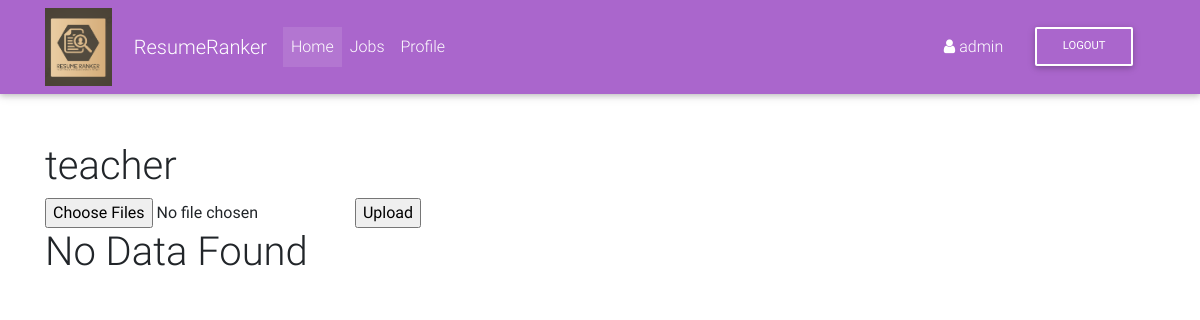
/job/37 (signed in), run on an earlier commit of the app's database.
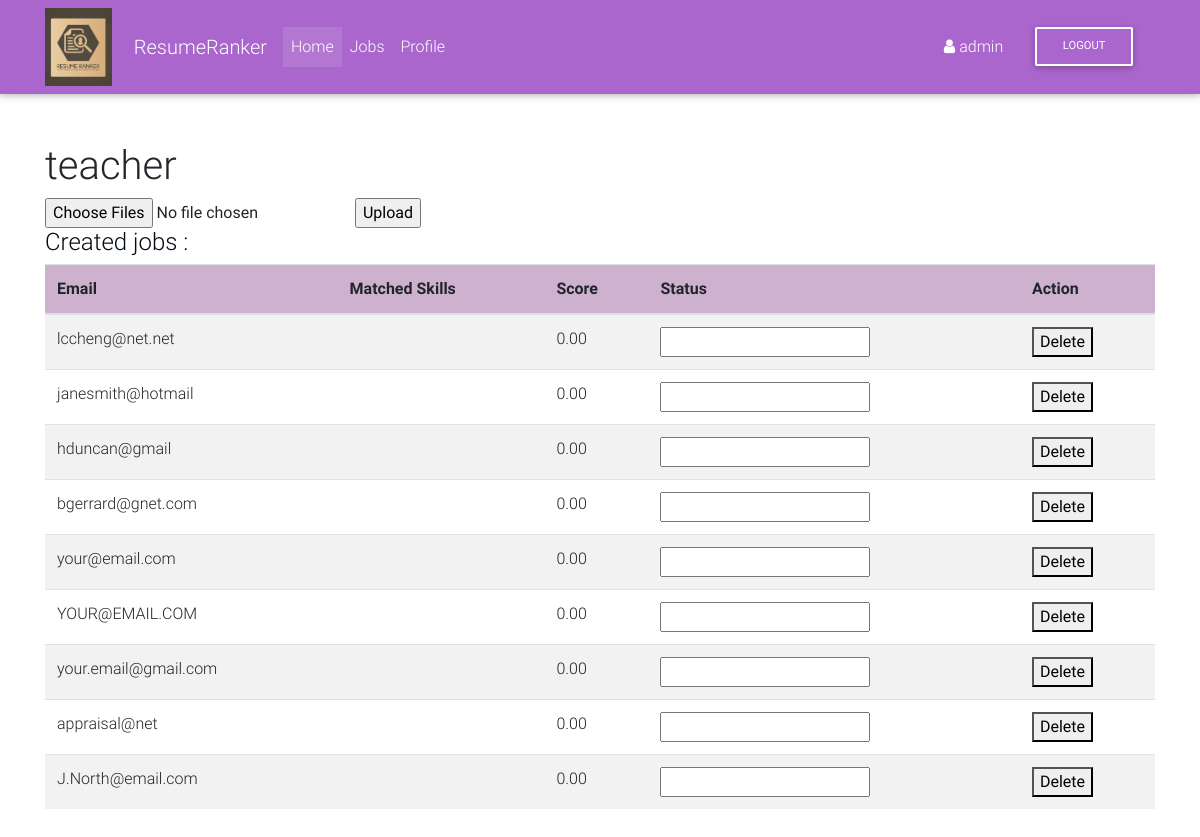
And on a later commit of the database.
### jobs/models.py (models this page shows)
class Job(models.Model):
    user = models.ForeignKey(User, on_delete=models.CASCADE)
    title = models.CharField(max_length=1000, blank=True)
    job_description = models.CharField(max_length=2000)
    skills = models.CharField(default=False,max_length=2000)
    status = models.CharField(default="NotScored",max_length=10)

class Resume(models.Model):
    job = models.ForeignKey(Job, on_delete=models.CASCADE)
    email = models.EmailField()
    skills = models.CharField(max_length=1000)
    score = models.DecimalField(default=0 , decimal_places=2 , max_digits=4)
    resume_data = models.CharField(max_length=5000)
    status = models.CharField(default="Not Shared",max_length=10)

### jobs/views.py (the view, shortened to what this page needs)
# urls.py: path('job/<int:pk>', jobDetail, name='jobDetail'),
@login_required
def jobDetail(request, pk):
    if request.method == "GET":
        current_job = Job.objects.get(user=request.user,id=pk)
        job = list(Job.objects.filter(user=request.user, id=pk).values())[0]
        resumes = list(Resume.objects.filter(job=current_job).values())
        return render(request, 'app/job.html',{"job": job,"resumes":resumes})

### templates/app/job.html (shortened to what this page needs)
{% extends "base.html" %}
{% block content %}
<h1> {{ job.title }} </h1>
<form method="post" enctype="multipart/form-data" action="/job/{{ job.id }}">
	<input type="file" id="files" name="files" multiple/>
	<input type="submit" value="Upload" />
	</form>
	{% if resumes|length == 0 %}
	<h1> No Data Found </h1>
	{% else %}
	<h4><span style="color: rgb(2, 11, 19);"> Created jobs :</span></h4>
	<table class="table table-striped" id="job">
  <thead>
    <tr style="background-color:rgb(206, 177, 207);">
      <th scope="col">Email</th>
      <th scope="col">Matched Skills</th>
	  <th scope="col">Score</th>
	  <th scope="col">Status</th>
	  <th scope="col">Action</th>
    </tr>
  </thead>
  <tbody>
  {% for resume in resumes %}
    <tr>
		<td>{{ resume.email}}</td>
      <td>{{ resume.skills }}</td>
	  <td>{{ resume.score }}</td>
	  <td>
		<input list="status" name="status">
	  </td>
	  <td>
		<form action="{% url 'jobs:resumeDelete' job.id resume.id %}" method="POST">
		<button type="submit">Delete</button>
		</form>
	   </td>
    </tr>
  {% endfor %}
  </tbody>
</table>
{% endif %}
{% endblock content %}

### templates/base.html (shortened to what this page needs)
{% load static %}
<!DOCTYPE html>
<html lang="en">
<head>
    <link rel="stylesheet" href="https://maxcdn.bootstrapcdn.com/font-awesome/4.7.0/css/font-awesome.min.css">
    <link href="{% static 'css/bootstrap.min.css' %}" rel="stylesheet">
    <link href="{% static 'css/mdb.min.css' %}" rel="stylesheet">
    <link href="{% static 'css/style.css' %}" rel="stylesheet">
    <link rel="stylesheet" href="http://cdn.datatables.net/1.10.2/css/jquery.dataTables.min.css"></style>
</head>
  <body>
      {% include "navbar.html" %}
      <div style="height: 100vh" class="container">
      	{% block content %}
        {% endblock %}
      </div>
</body>
</html>

### templates/navbar.html (shortened to what this page needs)
<nav class="navbar navbar-expand-lg navbar-dark secondary-color mb-5">
<div class="container">
    <img src="../static/img/logo/logo1.PNG" class="img-rounded" alt="logo"
    height="6%"
    width="6%"
    style="display:block ;  margin-left: auto; margin-right:2% ;"
    >
    <a class="navbar-brand" href="{% url 'users:home' %}">ResumeRanker</a>
    <div class="collapse navbar-collapse" id="basicExampleNav">
        <ul class="navbar-nav mr-auto">
            {% if request.user.is_authenticated %}
            <li class="nav-item active">
                <a class="nav-link" href="{% url 'users:home' %}">Home
                </a>
            </li>
            {% endif %}
            {% if request.user.is_authenticated %}
            <li class="nav-item">
                <a class="nav-link" href="{% url 'jobs:jobs' %}">Jobs</a>
            </li>
            {% endif %}
            {% if request.user.is_authenticated %}
            <li class="nav-item">
                <a class="nav-link" href="{% url 'profiles:profile-edit' user.profile.id %}">Profile</a>
            </li>
            {% endif %}
        </ul>
        <div class="my-1 mr-3">
            {% if user.is_authenticated %}
                <div class="white-text">
                   <i class="fa fa-user" aria-hidden="true"></i>
                   {{ request.user }}
                   </div>
        </div>
        <div class="my-1 mr-3">
                <a class="btn btn-outline-white btn-md my-2 my-sm-0 ml-3" href="{% url 'logout' %}">Logout</a>
                </div>
            {% endif %}
        </div>
    </div>
</nav>

What changed in the data, as far as the page shows it:
added Resume: email "lccheng@net.net", score "0.00"
added Resume: email "janesmith@hotmail", score "0.00"
added Resume: email "hduncan@gmail", score "0.00"
added Resume: email "bgerrard@gnet.com", score "0.00"
added Resume: email "your@email.com", score "0.00"
added Resume: email "YOUR@EMAIL.COM", score "0.00"
added Resume: email "your.email@gmail.com", score "0.00"
added Resume: email "appraisal@net", score "0.00"
added Resume: email "J.North@email.com", score "0.00"
Also different on the page:
text no longer shown: "No Data Found"
text now shown: "Created jobs : Email Matched Skills Score Status Action"
